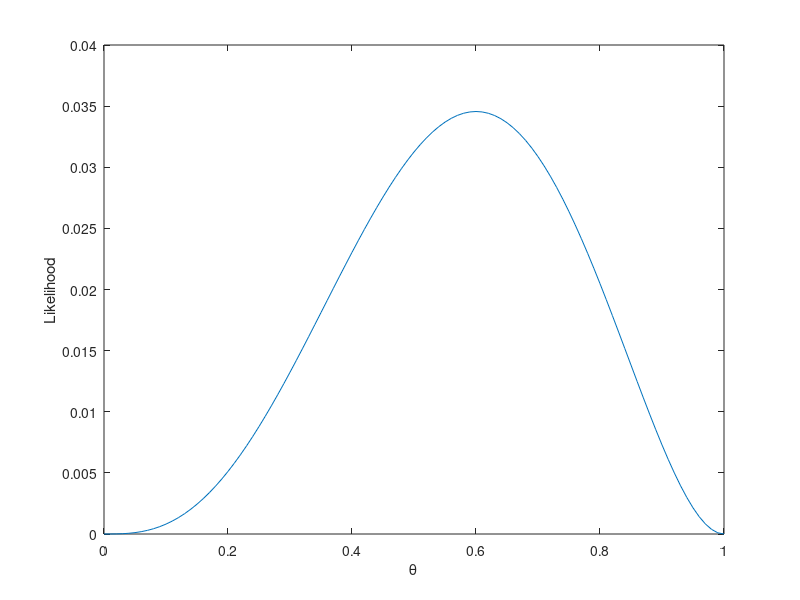
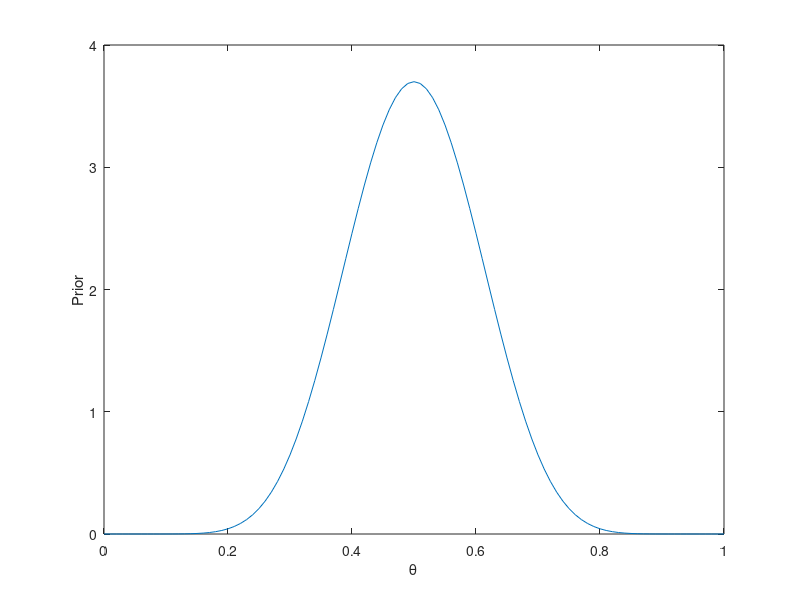
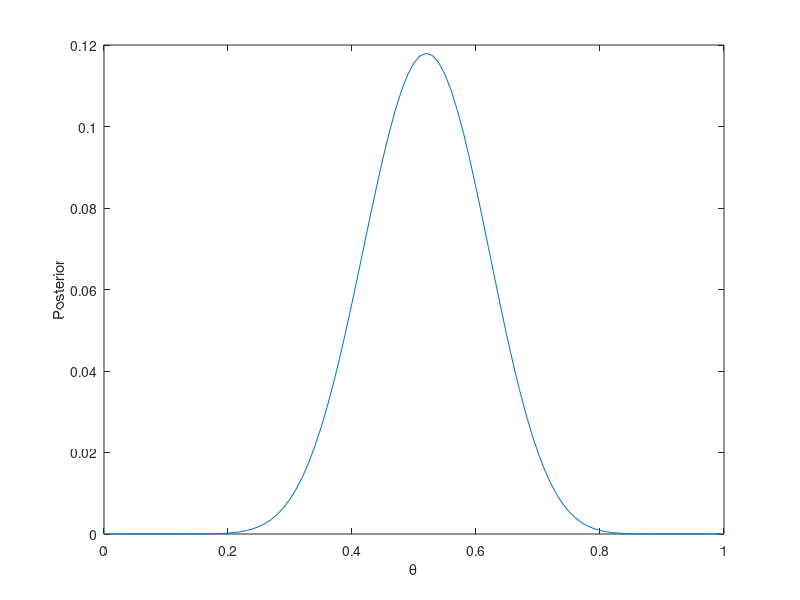

MATLAB code for these plots, in order:
%% Q2

clear all; clc; close all;

%% Consider all possible hypotheses

% define possible theta values for hypothesis
stepSize = 0.01;
theta = 0:stepSize:1;

%% Compute the likelihood term P(D|h) for each possible hypothesis
% define data
Nh = 3; % arbitrary, based on lecture
Nt = 2; 

% define likelihood
likelihood = (theta.^Nh).*((1-theta).^Nt);

% display the array of theta and corresponding likelhood values
[theta' likelihood']

% plot the likelihood as a function of theta
figure('Name','likelihood');
plot(theta, likelihood);
xlabel('\theta'); ylabel('Likelihood');


% MLE estimation
[MaxL, MaxID] = max(likelihood);

% display the MLE estimate
disp('MLE estimate: theta =');
MLEest = theta(MaxID);
disp(MLEest);

%% Compute the prior distribution P(h) for each possible hypothesis
% define parameters for priors
Vh = 10;
Vt = 10; 
aval = Vh+1;
bval = Vt+1;

% compute the prior distribution
prior = ((theta.^(aval-1)).*((1-theta).^(bval-1)))/beta(aval,bval);

% plot the prior distribution
figure('Name','Prior');
plot(theta, prior); 
xlabel('\theta'); ylabel('Prior');
sum(prior*0.05); %sanity check, should == 1.00

% compute the posterior distribution P(h|D) by combining likelihood and prior
post = likelihood.*prior;
[MaxP, MaxID] = max(post);

% MAP estimate
disp('MAP estimate: theta =');
MAPest = theta(MaxID);
disp(MAPest);

% plot
figure('Name','Posterior');
plot(theta, post); 
xlabel('\theta'); ylabel('Posterior');

%% Reflections on step size
% I toyed with the provided data, as well as with the 'fairness' of the
% priors and the stepsize, and I saw that they all changed my results
% significantly. Specifically, when I changed the step size, I saw two
% things. The distribution was smoother, and actually the MAP estimate
% changed from 0.55 to 0.52 for a mostly 'fair' coin (i.e. originally provided data).
% It seems like the more hypotheses that are accounted for, the better
% the estimation of MLE, MAP. 

